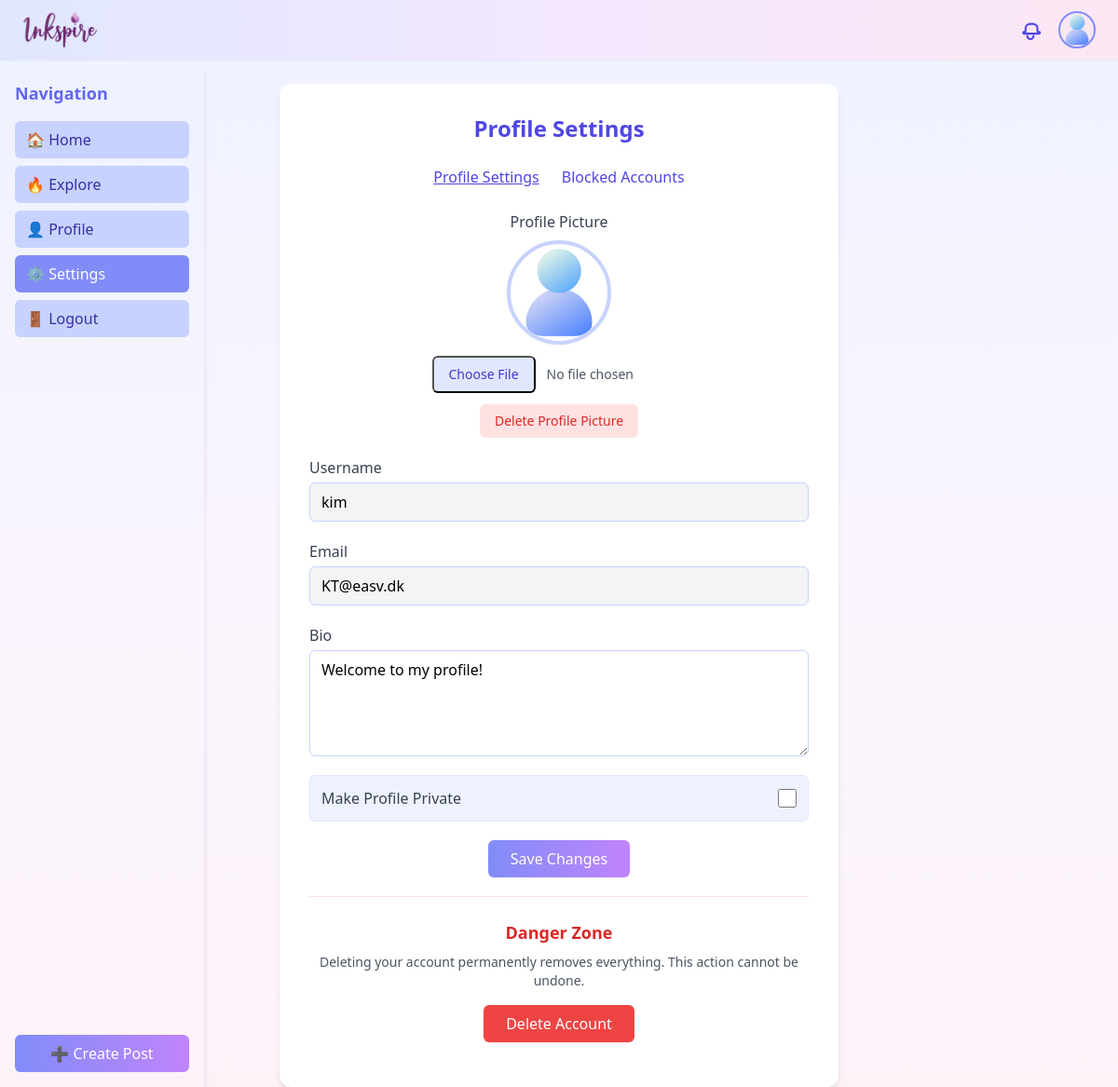
The page /index.php?action=settings (signed in) on the database its author committed.
### tables this page shows
CREATE TABLE Profile (
    profile_id      INT AUTO_INCREMENT PRIMARY KEY,
    display_name    VARCHAR(100),
    profile_picture VARCHAR(255),
    bio             VARCHAR(200),
    followers       INT DEFAULT 0,
    posts           INT DEFAULT 0,
    is_private      TINYINT(1) DEFAULT 0 COMMENT '0 = public, 1 = private',
    user_id         INT NOT NULL,
    FOREIGN KEY (user_id) REFERENCES User(user_id) ON DELETE CASCADE
);

CREATE TABLE User (
    user_id INT AUTO_INCREMENT PRIMARY KEY,
    first_name VARCHAR(100) NOT NULL,
    last_name  VARCHAR(100) NOT NULL,
    email      VARCHAR(255) NOT NULL UNIQUE,
    username   VARCHAR(100) NOT NULL UNIQUE,
    password   VARCHAR(255) NOT NULL,
    DOB        DATE,
    is_admin   TINYINT(1) DEFAULT 0,
    is_active  TINYINT(1) DEFAULT 1,
    created_at DATETIME NOT NULL DEFAULT CURRENT_TIMESTAMP,
    reset_token VARCHAR(255) DEFAULT NULL,
    reset_expires DATETIME DEFAULT NULL
);

### Controllers/SettingsController.php (called while the page is built, shortened)
<?php
class SettingsController {
    private $profileModel;
    public function __construct($db) {
        $this->profileModel = new ProfileModel($db);
    }
    public function show() {
        $user = Session::get('user');
        $userId = $user['user_id'];
        $profile = $this->profileModel->getProfileByUserId($userId);
        $section = $_GET['section'] ?? 'account';
        $currentPic = !empty($profile['profile_picture']) ? htmlspecialchars($profile['profile_picture']) : 'uploads/default.png';
        $currentBio = htmlspecialchars($profile['bio'] ?? '');
        $isPrivate = (!empty($profile['is_private']) && $profile['is_private'] == 1) ? 'checked' : '';
        $db = $this->profileModel->getDb();
        $sidebar = SidebarController::data($db);
        extract($sidebar);
        $loggedInUser = $user;
        $header = HeaderController::data($db, $loggedInUser);
        extract($header);
        include __DIR__ . '/../Views/Settings.php';
    }
}
?>

### Models/ProfileModel.php (called while the page is built, shortened)
<?php
class ProfileModel {
    private $conn;
    public function __construct($db) {
        $this->conn = $db;
    }
    public function getProfileByUserId($userId) {
        $query = "SELECT * FROM Profile WHERE user_id = :user_id LIMIT 1";
        $stmt = $this->conn->prepare($query);
        $stmt->bindParam(':user_id', $userId);
        $stmt->execute();
        return $stmt->fetch(PDO::FETCH_ASSOC);
    }
}
?>

### autoloader.php (called while the page is built, shortened)
<?php
spl_autoload_register(function ($class) {
    $class = str_replace('\\', '/', $class);
    if ($class === 'Database') {
        return;
    }
    $directories = [
        __DIR__ . '/',
        __DIR__ . '/Controllers/',
        __DIR__ . '/Models/',
        __DIR__ . '/helpers/',
        __DIR__ . '/helpers/PHPMailer/',
    ];
    foreach ($directories as $directory) {
        $file = $directory . $class . '.php';
        if (file_exists($file)) {
            return;
        }
    }
});

### helpers/Session.php (called while the page is built, shortened)
<?php
class Session {
    public static function get($key) {
        $sessionUser = $_SESSION['user'];
        $userId = $sessionUser['user_id'];
        $database = new Database();
        $db = $database->connect();
        $userModel = new UserModel($db);
        $freshUser = $userModel->getUserById($userId);
        return $freshUser;
    }
}

### Models/UserModel.php (called while the page is built, shortened)
<?php
if (!class_exists('UserModel')) {
class UserModel {
    private $conn;
    public function __construct($db) {
        $this->conn = $db;
    }
    public function getUserById($userId) {
        $query = "SELECT * FROM User WHERE user_id = :user_id LIMIT 1";
        $stmt = $this->conn->prepare($query);
        $stmt->bindParam(':user_id', $userId);
        $stmt->execute();
        return $stmt->fetch(PDO::FETCH_ASSOC);
    }
    }
}
?>

### Views/Settings.php (the view, shortened to what this page needs)
<?php include __DIR__ . '/layout/Header.php'; ?>
<?php include __DIR__ . '/layout/Sidebar.php'; ?>
<!DOCTYPE html>
<html lang="en">
<head>
</head>
<body class="bg-gradient-to-b from-indigo-50 via-purple-50 to-pink-50 min-h-screen">
<div class="flex justify-center items-start w-full lg:px-[300px] md:px-[200px] sm:px-4 pt-[90px]">
  <div class="w-full max-w-[600px] bg-white rounded-xl shadow-md p-8 mx-auto">
    <h2 class="text-2xl font-semibold text-indigo-600 text-center mb-6">Profile Settings</h2>
    <div class="flex justify-center gap-6 mb-6">
      <a href="index.php?action=settings"
         class="text-indigo-600 font-medium hover:underline <?= $section === 'account' ? 'underline' : '' ?>">Profile Settings</a>
      <a href="index.php?action=settings&section=blocked"
         class="text-indigo-600 font-medium hover:underline <?= $section === 'blocked' ? 'underline' : '' ?>">Blocked Accounts</a>
    </div>
    <?php if ($section === 'account'): ?>
    <form method="POST" action="index.php?action=updateSettings" enctype="multipart/form-data" class="space-y-5">
      <div class="text-center">
        <label class="block text-gray-700 font-medium mb-2">Profile Picture</label>
        <img id="profilePreview"
             src="<?= $currentPic ?>"
             class="w-28 h-28 mx-auto rounded-full object-cover border-4 border-indigo-200 shadow-sm mb-3">
        <input id="profileFileInput" type="file" name="profile_picture" accept="image/*"
               class="block mx-auto text-sm text-gray-600 file:mr-3 file:py-2 file:px-4 file:rounded-md file:bg-indigo-100 file:text-indigo-700 hover:file:bg-indigo-200 cursor-pointer">
        <div class="text-center mt-3">
          <button type="button"
                  id="openDeletePicModal"
                  class="text-sm bg-red-100 text-red-600 px-4 py-2 rounded-md hover:bg-red-200 transition">
            Delete Profile Picture
          </button>
        </div>
      </div>
      <div>
        <label class="block text-gray-700 font-medium mb-1">Username</label>
        <input type="text" value="<?= htmlspecialchars($user['username']) ?>" readonly
               class="w-full border border-indigo-200 rounded-md px-3 py-2 bg-gray-100 cursor-not-allowed">
      </div>
      <div>
        <label class="block text-gray-700 font-medium mb-1">Email</label>
        <input type="email" value="<?= htmlspecialchars($user['email']) ?>" readonly
               class="w-full border border-indigo-200 rounded-md px-3 py-2 bg-gray-100 cursor-not-allowed">
      </div>
      <div>
        <label class="block text-gray-700 font-medium mb-1">Bio</label>
        <textarea name="bio" rows="4"
                  class="w-full border border-indigo-200 rounded-md px-3 py-2 focus:ring-2 focus:ring-indigo-300"><?= $currentBio ?></textarea>
      </div>
      <div class="flex items-center justify-between border border-indigo-100 rounded-md p-3 bg-indigo-50">
        <label class="text-gray-700 font-medium">Make Profile Private</label>
        <input type="checkbox" name="is_private" id="is_private" class="h-5 w-5 text-indigo-600" <?= $isPrivate ?>>
      </div>
      <div class="text-center">
        <button type="submit"
                class="bg-gradient-to-r from-indigo-400 to-purple-400 text-white py-2 px-6 rounded-md hover:from-indigo-500 hover:to-purple-500 transition">
          Save Changes
        </button>
      </div>
      <div class="mt-8 border-t border-red-100 pt-6">
        <h3 class="text-lg font-semibold text-red-600 mb-2 text-center">Danger Zone</h3>
        <p class="text-gray-600 text-sm mb-4 text-center">
          Deleting your account permanently removes everything. This action cannot be undone.
        </p>
        <div class="text-center">
          <button type="button" id="openDeleteAccountModal"
                  class="bg-red-500 text-white px-6 py-2 rounded-md hover:bg-red-600 transition">
            Delete Account
          </button>
        </div>
      </div>
    </form>
    <?php endif; ?>
  </div>
</div>
</body>
</html>

### Views/layout/Header.php (shortened to what this page needs)
<script src="https://cdn.tailwindcss.com"></script>
<header class="fixed top-0 left-0 w-full bg-gradient-to-r from-indigo-100 via-purple-100 to-pink-100 shadow-sm z-50">
  <div class="max-w-7xl mx-auto hidden lg:flex items-center justify-between px-6 py-3">
    <div class="flex items-center space-x-3">
      <a href="index.php?action=home" class="flex items-center cursor-pointer">
        <img src="uploads/logo.png" alt="Inkspire Logo" class="h-10 w-auto object-contain hover:opacity-90 transition duration-200">
      </a>
    </div>
    <?php if ($loggedInUser): ?>
      <div class="flex items-center gap-4">
        <div class="relative">
          <button id="notifBtn" type="button" class="relative flex items-center focus:outline-none">
          </button>
        </div>
        <div class="relative">
          <img
            src="<?= $profilePic ?>"
            alt="Profile"
            id="profileBtn"
            class="w-10 h-10 rounded-full border-2 border-indigo-400 cursor-pointer object-cover hover:scale-105 transition-transform duration-200"
          >
        </div>
      </div>
    <?php else: ?>
    <?php endif; ?>
  </div>
</header>

### rows shown on the page
profile: profile_picture (placeholder picture), bio "Welcome to my profile!"
user: username "kim", email "KT@easv.dk"
